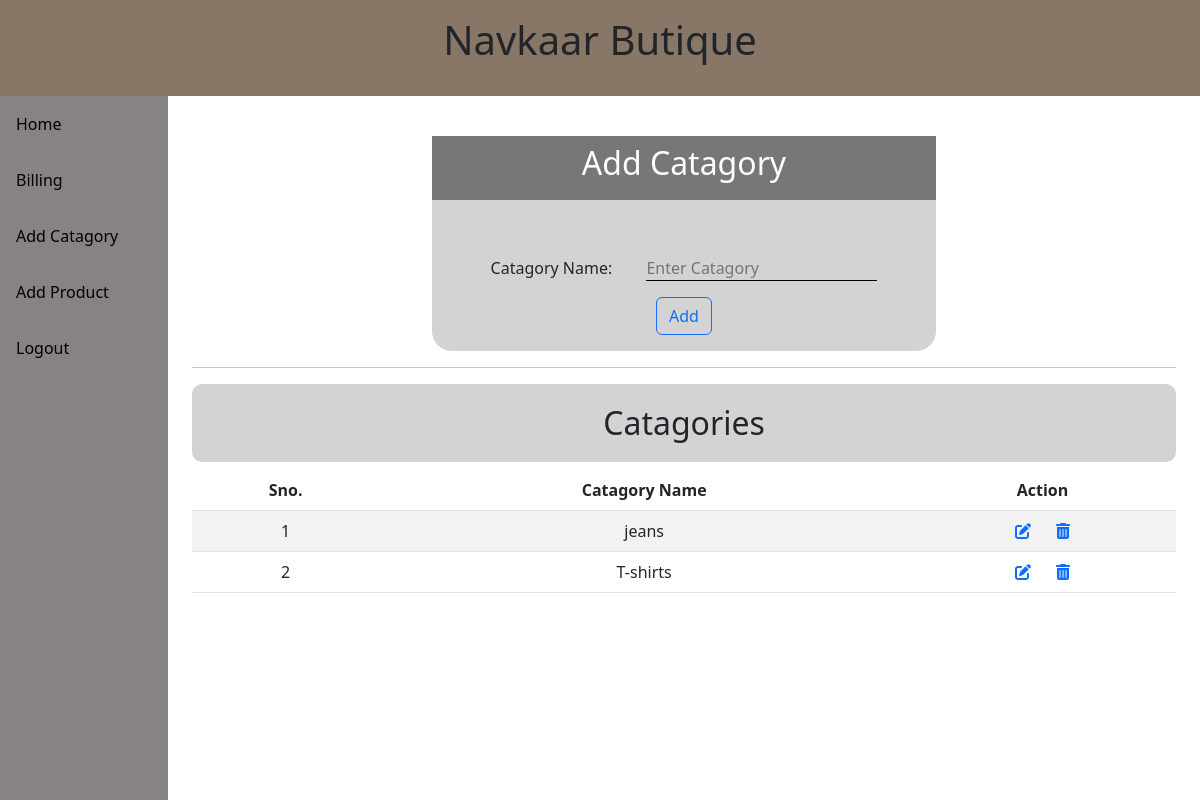
The page /users/addcatagory.php (signed in) on the database its author committed.
### tables this page shows
CREATE TABLE `registration` (
  `id` int(11) NOT NULL,
  `fullname` varchar(100) NOT NULL,
  `email` varchar(100) NOT NULL,
  `age` int(11) NOT NULL,
  `address` varchar(100) NOT NULL,
  `username` varchar(100) NOT NULL,
  `password` varchar(100) NOT NULL,
  `firmname` varchar(100) NOT NULL
);

CREATE TABLE `catagory` (
  `id` int(11) NOT NULL,
  `catagoryname` varchar(100) NOT NULL,
  `vendorid` int(11) NOT NULL
);

### users/addcatagory.php (the view, shortened to what this page needs)
<!DOCTYPE html>
<html lang="en">
<head>
    <link rel="stylesheet" type="text/css" href="https://cdn.datatables.net/1.13.1/css/jquery.dataTables.css">
    <link rel="stylesheet" href="https://cdnjs.cloudflare.com/ajax/libs/font-awesome/6.2.0/css/all.min.css" />
    <link rel="stylesheet" href="../css/bootstrap.css">
    <link rel="stylesheet" href="../css/style.css">
</head>
<body>
    <?php include('./sidebar.php');
    ?>
    <div class='container-fluid add-catagory'>
        <div class='row'>
            <div class='catagory-heading'>
                <h2>Add Catagory</h2>
            </div>
            <form class='add-catagory-form' action="addcatagory1.php" method='post'>
                <div class='fields'>
                    <span>Catagory Name: </span>
                    <span> <input type='text' name='catagoryname' placeholder='Enter Catagory' required></span>
                </div>
                <button type='submit' class='btn btn-outline-primary'>Add</button>
            </form>
        </div>
        <div class='container-fluid catagory-list'>
            <hr>
            <table id='catagory-table' class="table table-striped table-hover">
                <header style="background-color:lightgray; border-radius:10px" ><h2 style="padding:20px; ">Catagories</h2></header>
                <thead>
                    <tr>
                        <th>Sno.</th>
                        <th>Catagory Name</th>
                        <th>Action</th>
                    </tr>
                </thead>
                <tbody>
               <?php
                    include("../database/db.php");
                   $query=mysqli_query($con,"select * from catagory where vendorid=$vendor_id");
                   if($query) {
                        $count=0;
                        while($result=mysqli_fetch_array($query)) {
                           ?>
                           <tr>
                                <td>
                                    <?php echo ++$count; ?>
                                </td>
                                <td>
                                    <?php echo $result[1]; ?>
                                </td>
                                <td>
                                    <a href="./edit-catagory.php?catagory_id=<?php echo $result[0] ; ?>">
                                        <i class="fa-solid fa-pen-to-square"></i>
                                    </a>
                                    <a href="./delete-catagory.php?catagory_id=<?php echo $result[0] ; ?>">
                                        <i class="fa-solid fa-trash-can"></i>
                                    </a>
                                </td>
                           </tr>
                        <?php
                        }
                    }
                    else {
                            echo "<tr><td colspan='3'>There is no data to display</td></tr>";
                    }
               ?>
               </tbody>
            </table>
        </div>
    </div>
</body>
</html>

### users/sidebar.php (shortened to what this page needs)
<?php
            include("../database/db.php");
            $vendor_id=$_SESSION['userid'];
            $query=mysqli_query($con,"select firmname from registration where id=$vendor_id");
            $result=mysqli_fetch_array($query);
    ?>
<!DOCTYPE html>
<html lang="en">
<head>
    <link rel="stylesheet" href="../css/bootstrap.css">
    <link rel="stylesheet" href="../css/style.css">
</head>
<body>
<div>
             <div class='profile-page-header position-sticky fixed-top' style="position:fixed;top:0;"><h1><?php echo $result[0] ; ?></h1></div>
            <div class="sidebar">
                <a  href='./home.php'>Home</a>
                <a  href='./billing.php'>Billing</a>
                <a href='./addcatagory.php'>Add Catagory</a>
                <a href='./addproduct.php'>Add Product</a>
                <a href='./logout.php'>Logout</a>
            </div>
        </div>
</body>
</html>

### css/style.css (style rules this page uses)
a { text-decoration:none; }
* { margin: 0; padding: 0; }
.sidebar { margin: 0; padding: 0; width: 14%; background-color: rgb(136, 131, 131); position: fixed; height: 100%; overflow: auto; float: left; }
.sidebar a { display: block; color: black; padding: 16px; text-decoration: none; }
.profile-page-header { position: sticky; top:0; width: 100%; height: 12vh; background-color: #876; text-align: center; padding-top: 2vh; }
.add-catagory { margin-top: 5vh; width: 86%; float: right; text-align: center; }
.add-catagory .row { width: 50%; background-color: lightgray; margin: auto; border-radius: 20px; }
.catagory-heading { height: 8vh; text-align: center; background-color: #777; padding: 1vh; }
.catagory-heading h2 { color: white; }
.fields { margin-top: 2vh; }
.fields span { margin: 0 15px 0 15px; }
.add-catagory-form .btn { margin: 2vh; }
.fields input, .fields select { outline: none; border: none; border-bottom: 1px solid #000; background: transparent; }
.add-catagory-form { margin-top: 5vh; }

### rows shown on the page
registration: firmname "Navkaar Butique"
catagory: catagoryname "jeans"
catagory: catagoryname "T-shirts"
